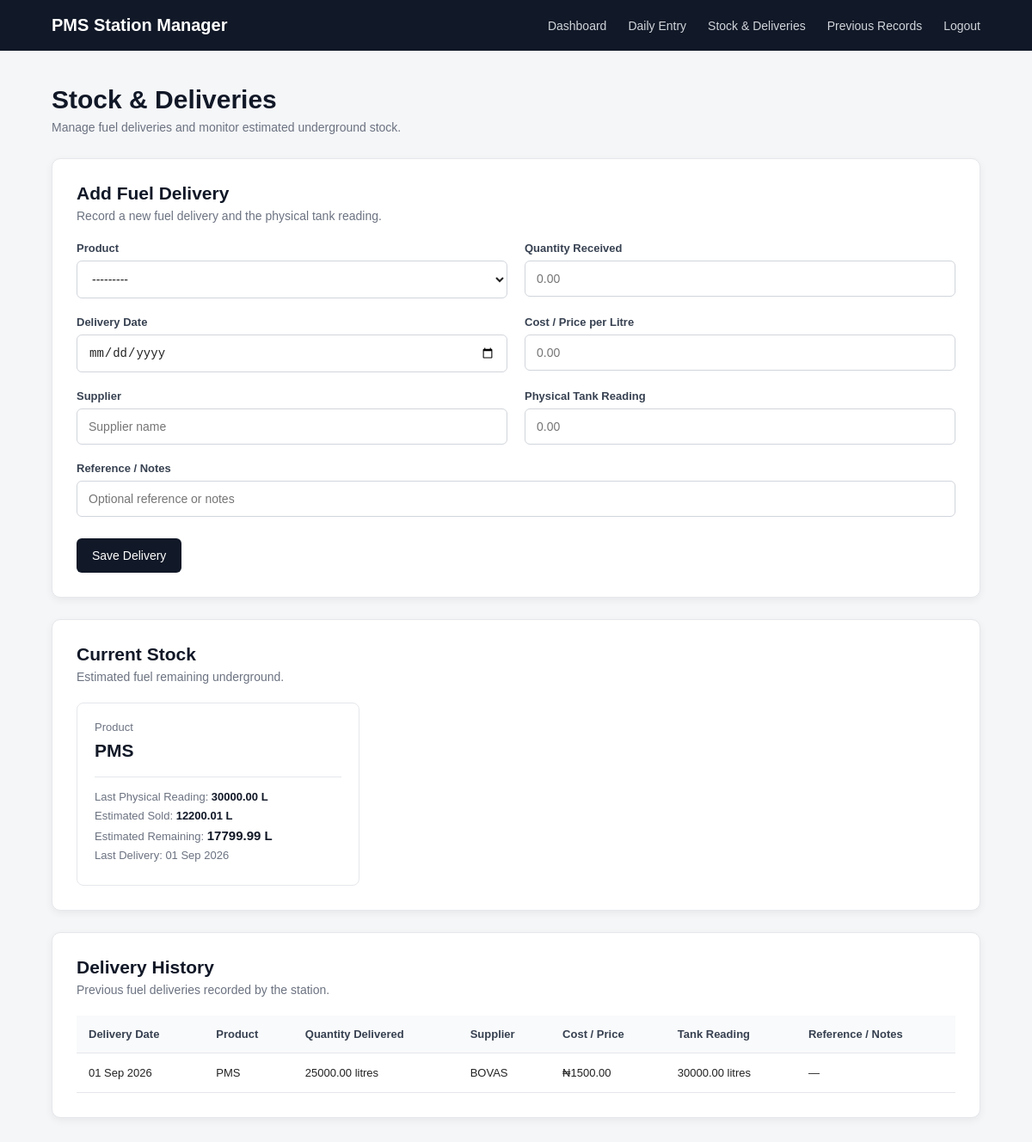
The page /stock/ (signed in) on the database its author committed.
### station/models.py (models this page shows, shortened)
class FuelDelivery(models.Model):
    business = models.ForeignKey(
        Business,
        on_delete=models.CASCADE,
        related_name="fuel_deliveries"
    )
    product = models.ForeignKey(
        Product,
        on_delete=models.CASCADE,
        related_name="deliveries"
    )
    quantity_received = models.DecimalField(max_digits=12, decimal_places=2)
    delivery_date = models.DateField()
    cost_per_unit = models.DecimalField(max_digits=12, decimal_places=2)
    supplier = models.CharField(max_length=150)
    reference = models.CharField(max_length=255, blank=True)
    physical_tank_reading = models.DecimalField(max_digits=12, decimal_places=2)
    created_at = models.DateTimeField(auto_now_add=True)

class Product(models.Model):
    name = models.CharField(max_length=100)
    unit = models.CharField(max_length=20, default="litres")
    def __str__(self):
        return self.name

### station/views.py (the view)
# urls.py: path("stock/", views.stock, name="stock"),
@login_required
def stock(request):
    if request.method == "POST":
        delivery_form = FuelDeliveryForm(request.POST)
        if delivery_form.is_valid():
            delivery = delivery_form.save(commit=False)
            delivery.business = request.user.business
            delivery.save()
            messages.success(
                request,
                "Fuel delivery recorded successfully."
            )
            return redirect("stock")
    else:
        delivery_form = FuelDeliveryForm()
    deliveries = FuelDelivery.objects.filter(
        business=request.user.business
    ).select_related("product").order_by(
        "-delivery_date",
        "-id"
    )
    pms = Product.objects.filter(
        name="PMS"
    ).first()
    latest_delivery = None
    estimated_sold = Decimal("0.00")
    estimated_remaining = Decimal("0.00")
    if pms:
        latest_delivery = FuelDelivery.objects.filter(
            business=request.user.business,
            product=pms
        ).order_by(
            "-delivery_date",
            "-id"
        ).first()
        if latest_delivery:
            records = DailyRecord.objects.filter(
                business=request.user.business,
                date__gte=latest_delivery.delivery_date,
                nozzle_a_closing__isnull=False,
                nozzle_b_closing__isnull=False
            )
            estimated_sold = sum(
                record.total_litres()
                for record in records
            )
            estimated_remaining = (
                latest_delivery.physical_tank_reading
                - estimated_sold
            )
    context = {
        "delivery_form": delivery_form,
        "deliveries": deliveries,
        "latest_delivery": latest_delivery,
        "estimated_sold": estimated_sold,
        "estimated_remaining": estimated_remaining,
    }
    return render(
        request,
        "station/stock.html",
        context
    )

### station/models.py (called while the page is built)
    def nozzle_a_litres(self):
        if self.nozzle_a_closing is None:
            return 0
        return self.nozzle_a_closing - self.nozzle_a_opening

    def nozzle_b_litres(self):
        if self.nozzle_b_closing is None:
            return 0
        return self.nozzle_b_closing - self.nozzle_b_opening

    def total_litres(self):
        return self.nozzle_a_litres() + self.nozzle_b_litres()

### station/templates/station/stock.html (shortened to what this page needs)
{% extends "station/base.html" %}
{% load static %}
{% block content %}
<link rel="stylesheet" href="{% static 'station/css/stock.css' %}">
<div class="page-header">
    <h1>Stock & Deliveries</h1>
    <p>Manage fuel deliveries and monitor estimated underground stock.</p>
</div>
<div class="section-card">
    <div class="section-heading">
        <h2>Add Fuel Delivery</h2>
        <p>Record a new fuel delivery and the physical tank reading.</p>
    </div>
    <form method="POST" class="delivery-form">
        <div class="form-grid">
            <div class="form-group">
                <label for="{{ delivery_form.product.id_for_label }}">
                    Product
                </label>
                {{ delivery_form.product }}
            </div>
            <div class="form-group">
                <label for="{{ delivery_form.quantity_received.id_for_label }}">
                    Quantity Received
                </label>
                {{ delivery_form.quantity_received }}
            </div>
            <div class="form-group">
                <label for="{{ delivery_form.delivery_date.id_for_label }}">
                    Delivery Date
                </label>
                {{ delivery_form.delivery_date }}
            </div>
            <div class="form-group">
                <label for="{{ delivery_form.cost_per_unit.id_for_label }}">
                    Cost / Price per Litre
                </label>
                {{ delivery_form.cost_per_unit }}
            </div>
            <div class="form-group">
                <label for="{{ delivery_form.supplier.id_for_label }}">
                    Supplier
                </label>
                {{ delivery_form.supplier }}
            </div>
            <div class="form-group">
                <label for="{{ delivery_form.physical_tank_reading.id_for_label }}">
                    Physical Tank Reading
                </label>
                {{ delivery_form.physical_tank_reading }}
            </div>
        </div>
        <div class="form-group full-width">
            <label for="{{ delivery_form.reference.id_for_label }}">
                Reference / Notes
            </label>
            {{ delivery_form.reference }}
        </div>
        <button type="submit" class="btn">
            Save Delivery
        </button>
    </form>
</div>
<div class="section-card">
    <div class="section-heading">
        <h2>Current Stock</h2>
        <p>Estimated fuel remaining underground.</p>
    </div>
    <div class="stock-grid">
        <div class="stock-card">
            <span>Product</span>
            <strong>PMS</strong>
            {% if latest_delivery %}
                <div class="stock-details">
                    <p>
                        Last Physical Reading:
                        <strong class="stock-number">
                            {{ latest_delivery.physical_tank_reading|floatformat:2 }} L
                        </strong>
                    </p>
                    <p>
                        Estimated Sold:
                        <strong class="stock-number">
                            {{ estimated_sold|floatformat:2 }} L
                        </strong>
                    </p>
                <p>
                    Estimated Remaining:
                    <strong class="stock-number remaining">
                        {{ estimated_remaining|floatformat:2 }} L
                    </strong>
                </p>
                <p>
                    Last Delivery:
                    {{ latest_delivery.delivery_date|date:"d M Y" }}
                </p>
            {% else %}
                <div class="stock-details">
                    <p>No PMS delivery recorded yet.</p>
                </div>
            {% endif %}
            </div>
        </div>
    </div>
</div>
<div class="section-card">
    <div class="section-heading">
        <h2>Delivery History</h2>
        <p>Previous fuel deliveries recorded by the station.</p>
    </div>
    {% if deliveries %}
        <div class="table-wrapper">
            <table class="delivery-table">
                <thead>
                    <tr>
                        <th>Delivery Date</th>
                        <th>Product</th>
                        <th>Quantity Delivered</th>
                        <th>Supplier</th>
                        <th>Cost / Price</th>
                        <th>Tank Reading</th>
                        <th>Reference / Notes</th>
                    </tr>
                </thead>
                <tbody>
                    {% for delivery in deliveries %}
                        <tr>
                            <td>
                                {{ delivery.delivery_date|date:"d M Y" }}
                            </td>
                            <td>
                                {{ delivery.product.name }}
                            </td>
                            <td>
                                {{ delivery.quantity_received|floatformat:2 }}
                                {{ delivery.product.unit }}
                            </td>
                            <td>
                                {{ delivery.supplier }}
                            </td>
                            <td>
                                ₦{{ delivery.cost_per_unit|floatformat:2 }}
                            </td>
                            <td>
                                {{ delivery.physical_tank_reading|floatformat:2 }}
                                {{ delivery.product.unit }}
                            </td>
                            <td>
                                {% if delivery.reference %}
                                    {{ delivery.reference }}
                                {% else %}
                                    —
                                {% endif %}
                            </td>
                        </tr>
                    {% endfor %}
                </tbody>
            </table>
        </div>
    {% else %}
        <div class="empty-state">
            <p>No fuel deliveries recorded yet.</p>
        </div>
    {% endif %}
</div>
{% endblock %}

### station/static/station/css/base.css (style rules this page uses)
* { margin: 0; padding: 0; box-sizing: border-box; }
body { min-height: 100vh; background: #f5f6f8; font-family: Arial, sans-serif; color: #222; }
.btn { display: inline-block; background: #111827; color: white; padding: 12px 18px; border: none; border-radius: 6px; text-decoration: none; font-size: 14px; cursor: pointer; }

### station/static/station/css/stock.css (style rules this page uses)
.page-header { margin-bottom: 28px; }
.page-header h1 { font-size: 30px; font-weight: 700; color: #111827; margin-bottom: 7px; }
.page-header p { color: #6b7280; font-size: 14px; }
.section-card { background: white; padding: 28px; margin-bottom: 25px; border-radius: 10px; border: 1px solid #e5e7eb; box-shadow: 0 3px 10px rgba(0, 0, 0, .06); }
.section-heading { margin-bottom: 22px; }
.section-heading h2 { font-size: 21px; margin-bottom: 6px; color: #111827; }
.section-heading p { color: #6b7280; font-size: 14px; }
.stock-grid { display: grid; grid-template-columns: repeat(3, 1fr); gap: 18px; }
.stock-card { border: 1px solid #e5e7eb; border-radius: 8px; padding: 20px; }
.stock-card > span { display: block; color: #6b7280; font-size: 13px; margin-bottom: 8px; }
.stock-card > strong { display: block; color: #111827; font-size: 21px; margin-bottom: 18px; }
.stock-details { border-top: 1px solid #e5e7eb; padding-top: 15px; }
.stock-details p { color: #6b7280; font-size: 13px; margin-bottom: 7px; }
.delivery-form { width: 100%; }
.form-grid { display: grid; grid-template-columns: repeat(2, 1fr); gap: 20px; margin-bottom: 20px; }
.form-group { display: flex; flex-direction: column; }
.form-group label { color: #374151; font-size: 13px; font-weight: 600; margin-bottom: 7px; }
.form-group input, .form-group select { width: 100%; padding: 12px 13px; border: 1px solid #d1d5db; border-radius: 6px; background: white; font-size: 14px; color: #222; outline: none; }
.full-width { margin-bottom: 20px; }
.delivery-form .btn { margin-top: 5px; }
.stock-number { display: inline; color: #111827; font-size: 13px; margin: 0; }
.remaining { font-size: 15px; }
.table-wrapper { width: 100%; overflow-x: auto; }
.delivery-table { width: 100%; min-width: 900px; border-collapse: collapse; }
.delivery-table th { text-align: left; padding: 14px; background: #f9fafb; color: #374151; font-size: 13px; font-weight: 600; border-bottom: 1px solid #e5e7eb; }
.delivery-table td { padding: 15px 14px; border-bottom: 1px solid #e5e7eb; color: #222; font-size: 13px; }

### rows shown on the page
FuelDelivery: physical_tank_reading "30000.00", delivery_date "01 Sep 2026", product.name "PMS", quantity_received "25000.00", product.unit "litres", supplier "BOVAS", cost_per_unit "1500.00"

### other values the page prints
{{ estimated_sold|floatformat:2 }} "12200.01"
{{ estimated_remaining|floatformat:2 }} "17799.99"
